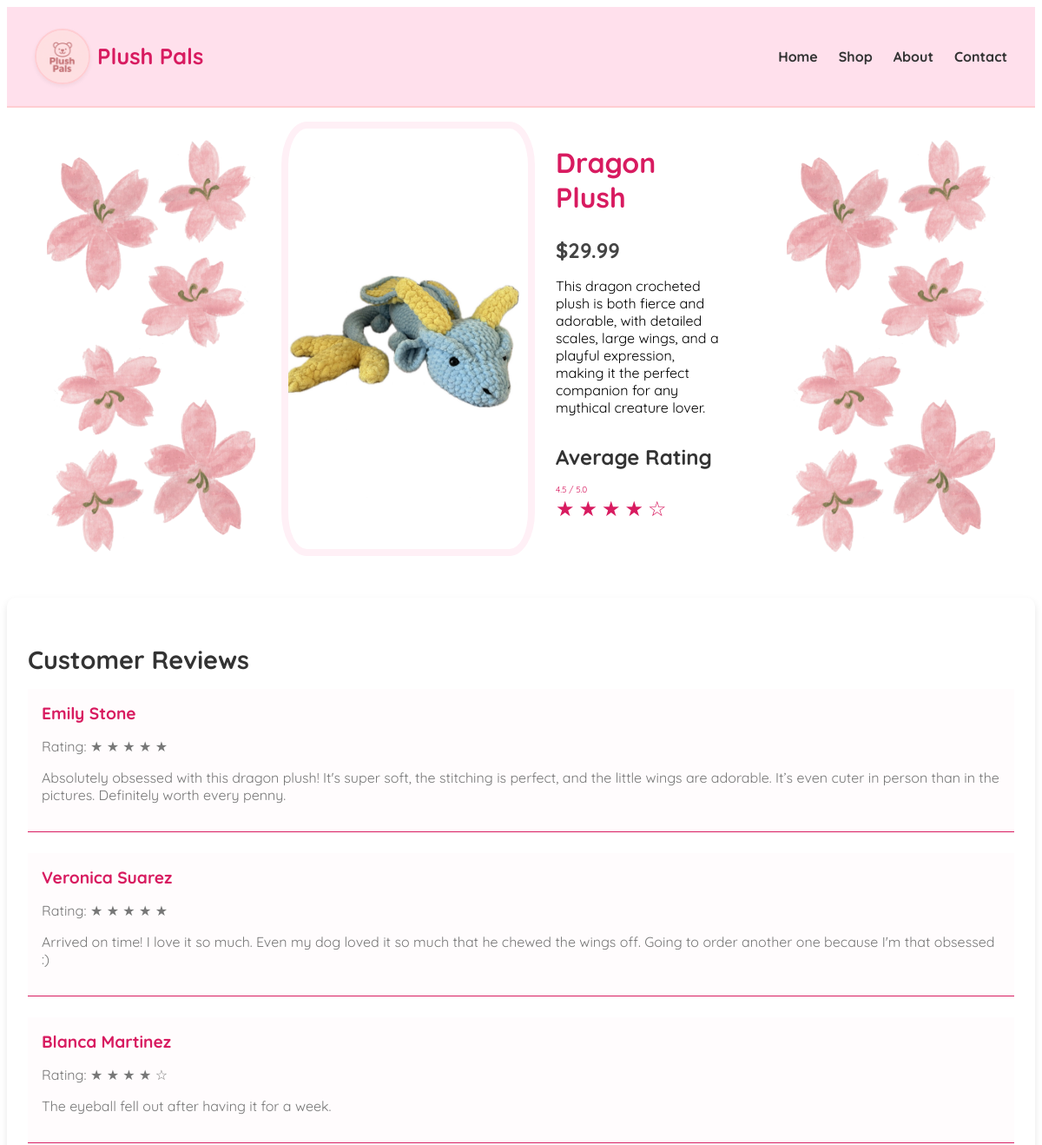
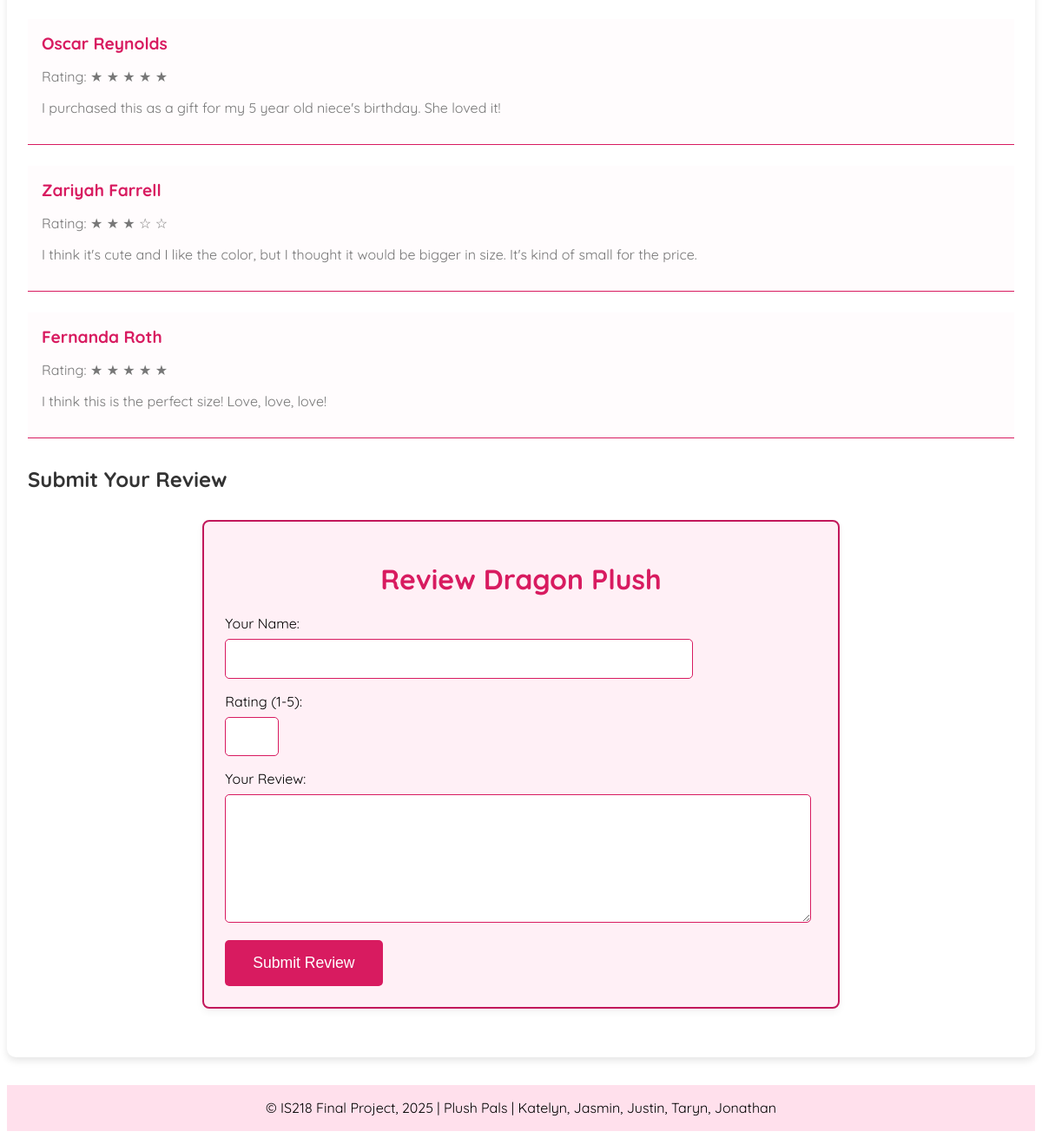
The app's page /product/dragon-plush/ with its own data (2 pictures, top to bottom).
### store/models.py (models this page shows, shortened)
class Product(models.Model):
    name = models.CharField(max_length=100)
    slug = models.SlugField(unique=True, blank=True, db_index=True)  # Slug field
    price = models.DecimalField(max_digits=6, decimal_places=2)
    summary = models.CharField(max_length=255, blank=True, default='')
    description = models.TextField()
    image = models.ImageField(upload_to="product_images/", blank=True)
    is_featured = models.BooleanField(default=False)

class Feedback(models.Model):
    product = models.ForeignKey(Product, on_delete=models.CASCADE, related_name='feedback_set')  # link to Product!
    user_name = models.CharField(max_length=100)
    rating = models.IntegerField(
        choices=[(i, i) for i in range(1, 6)],
        validators=[MinValueValidator(1), MaxValueValidator(5)]
    )
    message = models.TextField()
    submitted_at = models.DateTimeField(auto_now_add=True)

### store/views.py (the view, shortened to what this page needs)
# urls.py: path("product/<slug:slug>/", views.product_detail, name="product-detail"),
def product_detail(request, slug):
    product = get_object_or_404(Product, slug=slug)
    feedback_list = product.feedback_set.all()
    avg_rating = (
        sum(feedback.rating for feedback in feedback_list) / len(feedback_list)
        if feedback_list else 0
    )
    range_list = list(range(1, 6))
    return render(request, 'store/product_detail.html', {
        'product': product,
        'feedback_list': feedback_list,
        'avg_rating': avg_rating,
        'range_list': range_list,
    })

### store/templates/store/product_detail.html (shortened to what this page needs)
{% extends "base.html" %}
{% load static %}
{% block css_files %}
  <link rel="stylesheet" href="{% static 'store/product_detail.css' %}">
{% endblock %}
{% block content %}
<section id="product-detail">
  <img class = "side-part" src="{%static 'store/Images/sidebanner.png' %}"/>
  <div class="product-wrapper">
    <img class = "product-design" src="{{ product.image.url }}" alt="{{ product.name }}">
    <div class="product-info">
      <h2>{{ product.name }}</h2>
      <p class="price">${{ product.price }}</p>
      <p>{{ product.description }}</p>
    <h4 >Average Rating</h4>
    <p class="sc">{{avg_rating|floatformat:1}} / 5.0</p>
    <div class="stars">
      {% for i in range_list %}
        {% if i <= avg_rating %}
          <span class="star filled">&#9733;</span>
        {% else %}
          <span class="star">&#9734;</span>
       {% endif %}
      {% endfor %}
    </div>
   </div>
  </div>
  <img class = "side-part" src="{%static 'store/Images/sidebanner.png' %}"/>
</section>
<div id="reviews">
  <h3>Customer Reviews</h3>
  {% if product.feedback_set.all %}
    <ul>
      {% for review in product.feedback_set.all %}
        <li class = "review-card">
          <strong>{{ review.user_name }}</strong>
          <p>Rating:
          {% for i in range_list %}
            {% if i <= review.rating %}
              <span class="star filled">&#9733;</span>
            {% else %}
              <span class="star">&#9734;</span>
            {% endif %}
          {% endfor %}
        </p>
          <p>{{ review.message }}</p>
        </li>
      {% endfor %}
    </ul>
  {% else %}
    <p>No reviews yet. Be the first to review!</p>
  {% endif %}
  <h4>Submit Your Review</h4>
  <form method="post">
    <h1>Review {{ product.name }}</h1>
    <div>
      <label for="user_name">Your Name:</label>
      <input type="text" id="user_name" name="user_name" required>
    </div>
    <div>
      <label for="rating">Rating (1-5):</label>
      <input type="number" id="rating" name="rating" min="1" max="5" onchange="star()" required>
    </div>
    <div>
      <label for="comment">Your Review:</label>
      <textarea id="comment" name="comment" required></textarea>
    </div>
    <button type="submit">Submit Review</button>
  </form>
</div>
{% endblock %}

### static/app.css (style rules this page uses)
body { font-family: "Quicksand", sans-serif; }

### store/static/store/product_detail.css (style rules this page uses)
#product-detail { padding: 0rem 1rem; margin-top: 1rem; display: flex; justify-content: center; }
.product-wrapper { display: flex; gap: 1.5rem; max-width: 900px; flex-wrap: wrap; }
.product-wrapper img { width: 50%; border-radius: 10%; object-fit: contain; border: solid #fff0f6 0.5rem; }
.product-info { max-width: 35%; }
.product-info h2 { font-size: 2rem; color: #d81b60; }
.product-info .price { font-size: 1.5rem; font-weight: bold; color: #444; margin-bottom: 1rem; }
.side-part { object-fit: contain; }
#reviews { margin-top: 3rem; background-color: #fff; padding: 1.5rem; box-shadow: 0 4px 8px rgba(0, 0, 0, 0.1); border-radius: 10px; }
#reviews h3 { font-size: 1.8rem; color: #333; margin-bottom: 1rem; }
#reviews ul { list-style-type: none; padding: 0; }
#reviews ul li { margin-bottom: 1.5rem; padding-bottom: 1rem; border-bottom: 1px solid #d81b60; }
#reviews ul li strong { font-size: 1.2rem; color: #d81b60; }
#reviews ul li span { font-size: 1rem; color: #777; }
#reviews p { color: #777; }
.review-card { background-color: #fffcfd; padding: 1rem; }
.stars { display: flex; gap: 5px; margin-top: 0%; }
.star { font-size: 1.5rem; color: #d81b60; }
.star.filled { color: #d81b60; }
h4 { font-size: 1.5rem; color: #333; margin-top: 2rem; margin-bottom: 1rem; }
.sc { font-size: 10px; color:#d81b60; margin-bottom: 0%; }
form { width:60%; margin: 2rem auto; background-color: #fff0f6; padding: 1.5rem; border: solid #c2185b 2px; border-radius: 8px; box-shadow: 0 4px 8px rgba(0, 0, 0, 0.05); }
form h1 { color: #d81b60; text-align: center; }
form div { margin-bottom: 1rem; }
form label { font-size: 1rem; color: #000000; margin-bottom: 0.5rem; display: block; }
form input[type="text"] { width: 75%; padding: 0.8rem; font-size: 1rem; border: 1px solid #d81b60; border-radius: 5px; }
form input[type="number"] { width: 5%; padding: 0.8rem; font-size: 1rem; border: 1px solid #d81b60; border-radius: 5px; }
form textarea { resize: vertical; min-height: 120px; width: 95%; padding: 0.8rem; font-size: 1rem; border: 1px solid #d81b60; border-radius: 5px; }
form button { background-color: #d81b60; color: white; padding: 1rem 2rem; border: none; border-radius: 5px; cursor: pointer; font-size: 1.1rem; left:50%; transition: background-color 0.3s ease; }

### records on screen
Product: image (picture), name "Dragon Plush", price "29.99", description "This dragon crocheted plush is both fierce and adorable, with detailed scales, large wings, and a playful expression, making it the perfect companion for any mythical creature lover."
Feedback: user_name "Emily Stone", rating 5 (drawn), message "Absolutely obsessed with this dragon plush! It's super soft, the stitching is perfect, and the little wings are adorable. It’s even cuter in person than in the pictures. Definitely worth every penny."
Feedback: user_name "Veronica Suarez", rating 5 (drawn), message "Arrived on time! I love it so much. Even my dog loved it so much that he chewed the wings off. Going to order another one because I'm that obsessed :)"
Feedback: user_name "Blanca Martinez", rating 4 (drawn), message "The eyeball fell out after having it for a week."
Feedback: user_name "Oscar Reynolds", rating 5 (drawn), message "I purchased this as a gift for my 5 year old niece's birthday. She loved it!"
Feedback: user_name "Zariyah Farrell", rating 3 (drawn), message "I think it's cute and I like the color, but I thought it would be bigger in size. It's kind of small for the price."
Feedback: user_name "Fernanda Roth", rating 5 (drawn), message "I think this is the perfect size! Love, love, love!"

### other values on screen
{{ avg_rating|floatformat:1 }} "4.5"
